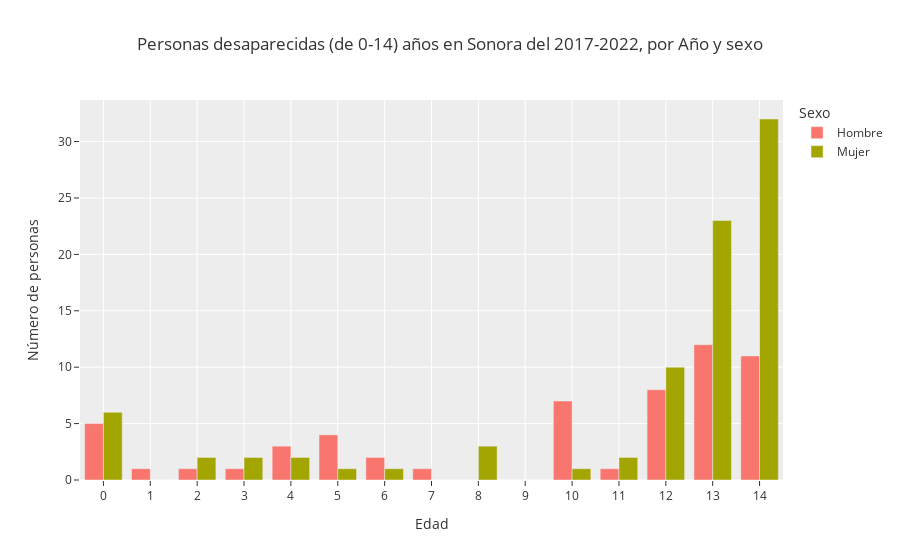

Source (notebook cell):
### Code cell
dff = pd.melt(personas_desaparecidas_edad,ignore_index=False, var_name = 'sexo',value_vars=['Hombre', 'Mujer'], value_name='personas_desaparecidas')

fig = px.bar(dff, x=dff.index, y='personas_desaparecidas', color='sexo',orientation='v',barmode='group',
            title = 'Personas desaparecidas (de 0-14) años en Sonora del 2017-2022, por Año y sexo',
            labels = {'index':"",
                        "personas_desaparecidas": "Número de personas",
                        'sexo':'Sexo' },
            template='ggplot2')
fig.update_layout( xaxis=dict(
        title='Edad',
        tickmode='linear'))
fig.show()

### Figure 1 — Plotly figure (JSON) as saved in the notebook; plotly's stock layout.template omitted (floating-point values rounded to 4 significant figures)
{"data": [{"alignmentgroup": "True", "hovertemplate": "Sexo=Hombre<br>Edad=%{x}<br>Número de personas=%{y}<extra></extra>", "legendgroup": "Hombre", "marker": {"color": "#F8766D", "pattern": {"shape": ""}}, "name": "Hombre", "offsetgroup": "Hombre", "orientation": "v", "showlegend": true, "textposition": "auto", "type": "bar", "x": [0, 1, 2, 3, 4, 5, 6, 7, 8, 10, 11, 12, 13, 14], "xaxis": "x", "y": [5, 1, 1, 1, 3, 4, 2, 1, 0, 7, 1, 8, 12, 11], "yaxis": "y"}, {"alignmentgroup": "True", "hovertemplate": "Sexo=Mujer<br>Edad=%{x}<br>Número de personas=%{y}<extra></extra>", "legendgroup": "Mujer", "marker": {"color": "#A3A500", "pattern": {"shape": ""}}, "name": "Mujer", "offsetgroup": "Mujer", "orientation": "v", "showlegend": true, "textposition": "auto", "type": "bar", "x": [0, 1, 2, 3, 4, 5, 6, 7, 8, 10, 11, 12, 13, 14], "xaxis": "x", "y": [6, 0, 2, 2, 2, 1, 1, 0, 3, 1, 2, 10, 23, 32], "yaxis": "y"}], "layout": {"barmode": "group", "legend": {"title": {"text": "Sexo"}, "tracegroupgap": 0}, "title": {"text": "Personas desaparecidas (de 0-14) años en Sonora del 2017-2022, por Año y sexo"}, "xaxis": {"anchor": "y", "domain": [0, 1], "tickmode": "linear", "title": {"text": "Edad"}}, "yaxis": {"anchor": "x", "domain": [0, 1], "title": {"text": "Número de personas"}}}}
